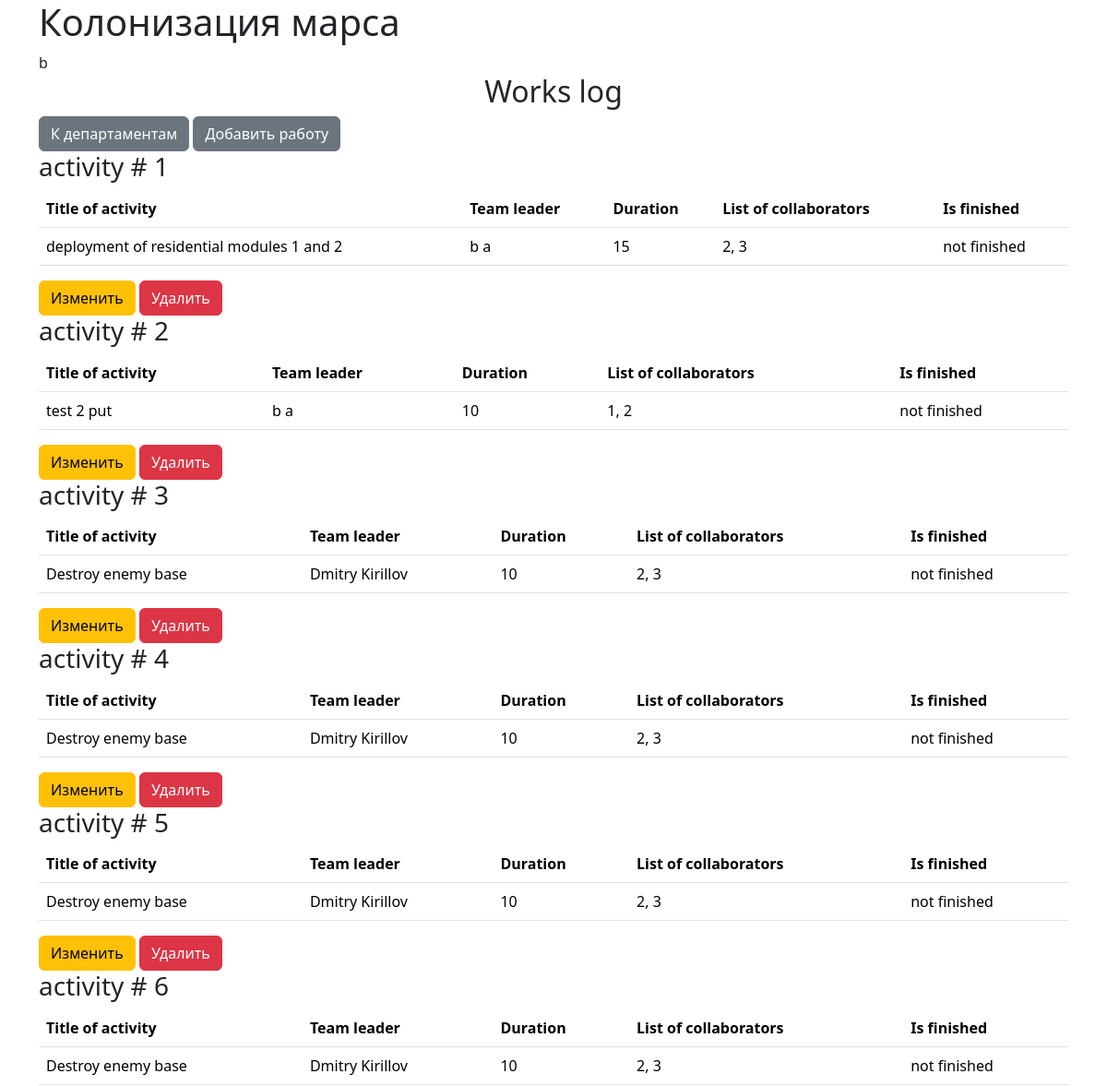
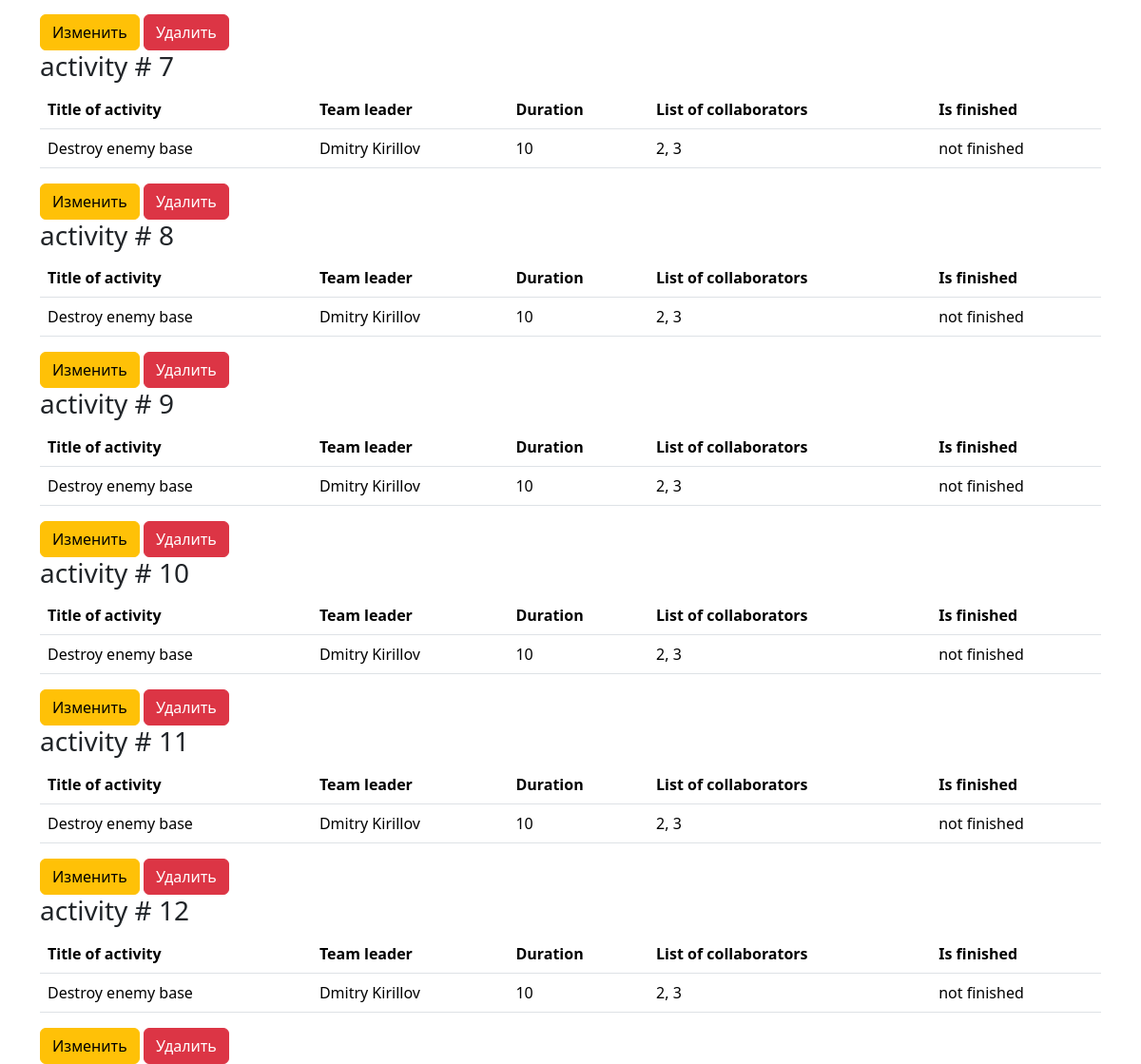
The page / (signed in) on the database its author committed (2 pictures, top to bottom).
### data/users.py (models this page shows, shortened)
class User(SqlAlchemyBase, UserMixin, SerializerMixin):
    __tablename__ = "users"
    id = sqlalchemy.Column(sqlalchemy.Integer,
                           primary_key=True, autoincrement=True)
    surname = sqlalchemy.Column(sqlalchemy.String)
    name = sqlalchemy.Column(sqlalchemy.String)
    age = sqlalchemy.Column(sqlalchemy.Integer)
    position = sqlalchemy.Column(sqlalchemy.String)
    speciality = sqlalchemy.Column(sqlalchemy.String)
    address = sqlalchemy.Column(sqlalchemy.String)
    email = sqlalchemy.Column(sqlalchemy.String, unique=True)
    city_from = sqlalchemy.Column(sqlalchemy.String)
    hashed_password = sqlalchemy.Column(sqlalchemy.String)
    modified_date = sqlalchemy.Column(sqlalchemy.DateTime, default=datetime.datetime.now)
    jobs = orm.relationship("Jobs", back_populates='user')
    departments = orm.relationship("Department", back_populates='user')

### data/jobs.py (models this page shows)
class Jobs(SqlAlchemyBase, SerializerMixin):
    __tablename__ = "jobs"
    id = sqlalchemy.Column(sqlalchemy.Integer,
                           primary_key=True, autoincrement=True)
    team_leader = sqlalchemy.Column(sqlalchemy.Integer, sqlalchemy.ForeignKey("users.id"))
    job = sqlalchemy.Column(sqlalchemy.String)
    work_size = sqlalchemy.Column(sqlalchemy.Integer)
    collaborators = sqlalchemy.Column(sqlalchemy.String)
    start_date = sqlalchemy.Column(sqlalchemy.DateTime, default=datetime.datetime.now)
    end_date = sqlalchemy.Column(sqlalchemy.DateTime, nullable=True)
    is_finished = sqlalchemy.Column(sqlalchemy.Boolean)
    user = orm.relationship('User')

### main.py (the view)
@app.route("/")
def index():
    db_sess = db_session.create_session()
    param = {}
    param["activities"] = db_sess.query(Jobs).all()
    param["current_user"] = current_user
    return flask.render_template('job-journal.html', **param)

### data/db_session.py (called while the page is built)
def create_session() -> Session:
    global __factory
    return __factory()

### main.py (called while the page is built)
@login_manager.user_loader
def load_user(user_id):
    db_sess = db_session.create_session()
    return db_sess.query(User).get(user_id)

### templates/job-journal.html
{% extends 'base.html' %}
{% block content %}
  <h2 class="text-center">Works log</h2>
  <a href="/departments/" class="btn btn-secondary">К департаментам</a>
  {% if current_user.is_authenticated %}
    <a href="addjob" class="btn btn-secondary">Добавить работу</a>
  {% endif %}
  {% for job in activities %}
    <h3>activity # {{loop.index}}</h3>
    <table class="table">
      <thead>
        <tr>
          <th scope="col">Title of activity</th>
          <th scope="col">Team leader</th>
          <th scope="col">Duration</th>
          <th scope="col">List of collaborators</th>
          <th scope="col">Is finished</th>
        </tr>
      </thead>
      <tbody>
        <tr>
          <td>{{ job.job }}</td>
          <td>{{ job.user.name }} {{ job.user.surname }}</td>
          <td>{{ job.work_size }}</td>
          <td>{{ job.collaborators }}</td>
          <td>{% if job.is_finished %}finished{% else %}not finished{% endif %}</td>
        </tr>
      </tbody>
    </table>
    {% if current_user.is_authenticated and current_user == job.creator or current_user.id == 1 %}
      <div>
        <a href="/editjob/{{ job.id }}" class="btn btn-warning">
          Изменить
        </a>
        <a href="/deletejob/{{ job.id }}" class="btn btn-danger">
          Удалить
        </a>
      </div>
    {% endif %}
  {% endfor %}
{% endblock %}

### templates/base.html (shortened to what this page needs)
<!DOCTYPE html>
<html lang="en">
<head>
  <link href="https://cdn.jsdelivr.net/npm/bootstrap@5.3.3/dist/css/bootstrap.min.css" rel="stylesheet">
</head>
<body>
  <div class="container">
    <h1>Колонизация марса</h1>
    {% if current_user.is_authenticated %}
      <a class="navbar-brand" href="/logout">{{ current_user.name }}</a>
    {% else %}
      <p>
        <a class="btn btn-primary " href="/register">Зарегистрироваться</a>
        <a class="btn btn-success" href="/login">Войти</a>
      </p>
    {% endif %}
    {% block content %}{% endblock %}
  </div>
</body>
</html>

### rows shown on the page
User: name "b"
Jobs: job "deployment of residential modules 1 and 2", user.name "b", user.surname "a", work_size "15", collaborators "2, 3", is_finished "not finished"
Jobs: job "test 2 put", user.name "b", user.surname "a", work_size "10", collaborators "1, 2", is_finished "not finished"
Jobs: job "Destroy enemy base", user.name "Dmitry", user.surname "Kirillov", work_size "10", collaborators "2, 3", is_finished "not finished"
Jobs: job "Destroy enemy base", user.name "Dmitry", user.surname "Kirillov", work_size "10", collaborators "2, 3", is_finished "not finished"
Jobs: job "Destroy enemy base", user.name "Dmitry", user.surname "Kirillov", work_size "10", collaborators "2, 3", is_finished "not finished"
Jobs: job "Destroy enemy base", user.name "Dmitry", user.surname "Kirillov", work_size "10", collaborators "2, 3", is_finished "not finished"
Jobs: job "Destroy enemy base", user.name "Dmitry", user.surname "Kirillov", work_size "10", collaborators "2, 3", is_finished "not finished"
Jobs: job "Destroy enemy base", user.name "Dmitry", user.surname "Kirillov", work_size "10", collaborators "2, 3", is_finished "not finished"
Jobs: job "Destroy enemy base", user.name "Dmitry", user.surname "Kirillov", work_size "10", collaborators "2, 3", is_finished "not finished"
Jobs: job "Destroy enemy base", user.name "Dmitry", user.surname "Kirillov", work_size "10", collaborators "2, 3", is_finished "not finished"
Jobs: job "Destroy enemy base", user.name "Dmitry", user.surname "Kirillov", work_size "10", collaborators "2, 3", is_finished "not finished"
Jobs: job "Destroy enemy base", user.name "Dmitry", user.surname "Kirillov", work_size "10", collaborators "2, 3", is_finished "not finished"
